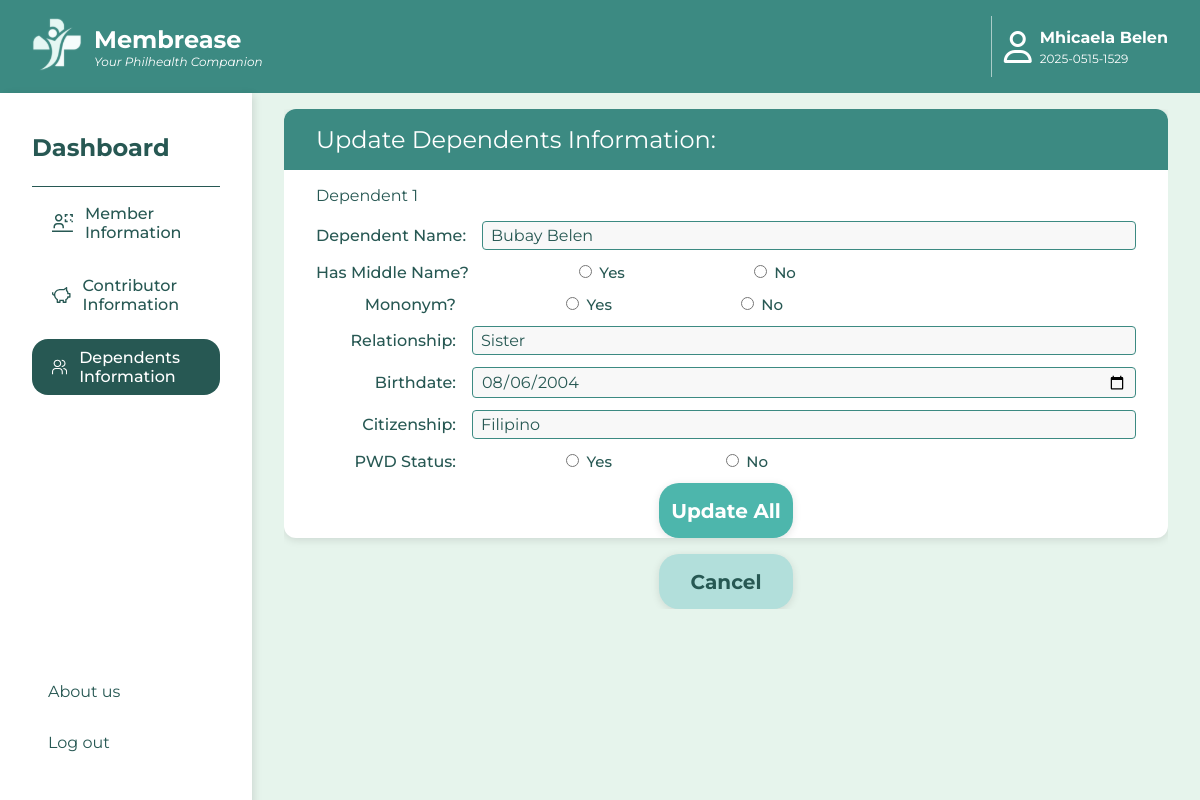
The page /updateDependents.php (signed in) on the database its author committed.
### tables this page shows
CREATE TABLE `memberdetails` (
  `PIN` varchar(20) NOT NULL,
  `pkp` varchar(60) DEFAULT NULL,
  `memberName` varchar(100) NOT NULL,
  `memberMiddleName` char(3) DEFAULT NULL,
  `memberMononym` char(3) DEFAULT NULL,
  `motherMaidenName` varchar(100) NOT NULL,
  `motherMaidenMiddleName` char(3) NOT NULL,
  `mmaidenMononym` char(3) NOT NULL,
  `spouseID` varchar(10) DEFAULT NULL,
  `birthdate` date NOT NULL,
  `birthplace` varchar(100) NOT NULL,
  `sex` char(1) NOT NULL,
  `civilStatus` char(2) NOT NULL,
  `citizenship` varchar(50) NOT NULL,
  `philsysID` varchar(20) DEFAULT NULL,
  `tinID` varchar(15) DEFAULT NULL,
  `permaHomeAddress` varchar(250) NOT NULL,
  `mailingAddress` varchar(250) DEFAULT NULL,
  `homePhoneNo` varchar(15) NOT NULL,
  `mobileNo` varchar(15) NOT NULL,
  `directNo` varchar(15) DEFAULT NULL,
  `emailAdd` varchar(100) NOT NULL,
  `contributorType` varchar(50) NOT NULL,
  `profession` varchar(100) NOT NULL,
  `monthlyIncome` decimal(10,2) NOT NULL,
  `incomeProof` char(4) DEFAULT NULL,
  PRIMARY KEY (`PIN`),
  KEY `spouseID` (`spouseID`),
  CONSTRAINT `chk_civil_status` CHECK ((`civilStatus` in (_utf8mb3'S',_utf8mb3'M',_utf8mb3'W',_utf8mb3'A',_utf8mb3'LS'))),
  CONSTRAINT `chk_contributorType` CHECK ((`contributorType` in (_utf8mb3'Direct',_utf8mb3'Indirect'))),
  CONSTRAINT `chk_income_proof` CHECK ((`incomeProof` in (_utf8mb3'ITR',_utf8mb3'COE',_utf8mb3'PA',_utf8mb3'NONE'))),
  CONSTRAINT `chk_sex` CHECK ((`sex` in (_utf8mb3'M',_utf8mb3'F')))
);

CREATE TABLE `dependents` (
  `PIN` varchar(20) NOT NULL,
  `depID` varchar(10) NOT NULL,
  `depName` varchar(100) NOT NULL,
  `depMiddleName` char(3) DEFAULT NULL,
  `depMononym` char(3) DEFAULT NULL,
  `depPWD` char(3) DEFAULT NULL,
  `relationship` varchar(50) NOT NULL,
  `depBirthdate` date NOT NULL,
  `depCitizenship` varchar(50) NOT NULL,
  PRIMARY KEY (`PIN`,`depID`),
  CONSTRAINT `fk_dependents_member` FOREIGN KEY (`PIN`) REFERENCES `memberdetails` (`PIN`) ON DELETE CASCADE ON UPDATE CASCADE
);

### updateDependents.php (the view, shortened to what this page needs)
<?php
include 'config.php';
$pin = $_SESSION['userPIN'];
$member = [];
if ($pin) {
    $stmt = $conn->prepare("SELECT * FROM memberdetails WHERE PIN = ?");
    $stmt->bind_param("s", $pin);
    $stmt->execute();
    $result = $stmt->get_result();
    $member = $result->fetch_assoc();
}
$dependents = [];
if ($pin) {
    $stmt = $conn->prepare("SELECT * FROM dependents WHERE PIN = ?");
    $stmt->bind_param("s", $pin);
    $stmt->execute();
    $result = $stmt->get_result();
    while ($row = $result->fetch_assoc()) {
        $dependents[] = $row;
    }
}
?>
<!DOCTYPE html>
<html lang="en">
<head>
    <link rel="stylesheet" href="css/dashboard.css">
    <link rel="stylesheet" href="https://cdnjs.cloudflare.com/ajax/libs/font-awesome/6.6.0/css/all.min.css" />
</head>
<body>
    <div class="parent">
        <div class="topbar">
            <a href="dashboard.php">
                <div class="logo">
                    <div class="logo-picture">
                    </div>
                    <div class="logo-title">
                        <div>Membrease</div>
                        <div>Your Philhealth Companion</div>
                    </div>
                </div>
            </a>
            <div class="account">
                <div class="profile-picture">
                    <i class="fa-regular fa-user"></i>
                </div>
                <div class="member-name-id-wrapper">
                    <div class="member-name">
                        <div><?php echo htmlspecialchars($member['memberName'] ?? "Not available"); ?></div>
                    </div>
                    <div class="member-id">
                        <div><?php echo htmlspecialchars($member['PIN'] ?? "Not available"); ?></div>
                    </div>
                </div>
            </div>
        </div>
        <main class="main">
            <section class="sidebar">
                <div class="sidebar-title">
                    <p>Dashboard</p>
                </div>
                <div class="sidebar-tools">
                        <div class="member-information content-panel " data-section="member-information" onclick="window.location.href='dashboard.php'">
                            Member Information
                    </div>
                        <div class="contributor-information content-panel" data-section="contributor-information" onclick="window.location.href='contributorDisplay.php'">
                            Contributor Information
                    </div>
                        <div class="dependents-information content-panel active" data-section="dependents-information" onclick="window.location.href='dependentsDisplay.php'">
                            Dependents Information
                    </div>
                 </div>
                 <div class="about-out">
                    <div class="about-us" onclick="window.location.href='about-us.php'">
                        <div>About us</div>
                    </div>
                    <div class="log-out">
                        <div onclick="window.location.href='index.php'">Log out</div>
                    </div>
                </div>
            </section>
            <section class="dashboard">
                <div class="section-4" style="overflow: auto;">
                    <div class="update-information">
                        <div class="update-information-title">Update Dependents Information:</div>
                        <div class="update-information-list">
                            <form method="POST">
                                <?php if (empty($dependents)): ?>
                                    <p>No dependents found. <a href="add_dependent.php">Add a dependent</a></p>
                                <?php else: ?>
                                    <?php foreach ($dependents as $index => $dependent): ?>
                                        <div class="update-dependent-information">
                                            <p>Dependent <?= $index + 1 ?></p>
                                            <div class="dependent-name">
                                                <div class="form-group">
                                                    <label>Dependent Name:</label>
                                                    <input type="text"
                                                           name="dependents[<?= $dependent['depID'] ?>][depName]"
                                                           value="<?= htmlspecialchars($dependent['depName'] ?? '') ?>"
                                                           class="form-control" required>
                                                </div>
                                            </div>
                                            <div class="dependent-middle-name">
                                                <div class="form-group">
                                                    <label>Has Middle Name?</label>
                                                    <div class="options">
                                                        <label>
                                                            <input type="radio"
                                                                name="dependents[<?= $dependent['depID'] ?>][depMiddleName]"
                                                                value="YES"
                                                                <?= (isset($dependent['depMiddleName']) && $dependent['depMiddleName'] == 'YES') ? 'checked' : '' ?>>
                                                            Yes
                                                        </label>
                                                        <label style="margin-left: 1em;">
                                                            <input type="radio"
                                                                name="dependents[<?= $dependent['depID'] ?>][depMiddleName]"
                                                                value="NO"
                                                                <?= (isset($dependent['depMiddleName']) && $dependent['depMiddleName'] == 'NO') ? 'checked' : '' ?>>
                                                            No
                                                        </label>
                                                    </div>
                                                </div>
                                            </div>
                                            <div class="dependent-mononym">
                                                <div class="form-group">
                                                    <label>Mononym?</label>
                                                    <div class="options">
                                                        <label>
                                                            <input type="radio"
                                                                name="dependents[<?= $dependent['depID'] ?>][depMononym]"
                                                                value="YES"
                                                                <?= (isset($dependent['depMononym']) && $dependent['depMononym'] == 'YES') ? 'checked' : '' ?>>
                                                            Yes
                                                        </label>
                                                        <label style="margin-left: 1em;">
                                                            <input type="radio"
                                                                name="dependents[<?= $dependent['depID'] ?>][depMononym]"
                                                                value="NO"
                                                                <?= (isset($dependent['depMononym']) && $dependent['depMononym'] == 'NO') ? 'checked' : '' ?>>
                                                            No
                                                        </label>
                                                    </div>
                                                </div>
                                            </div>
                                            <div class="relationship">
                                                <div class="form-group">
                                                    <label>Relationship:</label>
                                                    <input type="text"
                                                        name="dependents[<?= $dependent['depID'] ?>][relationship]"
                                                        value="<?= htmlspecialchars($dependent['relationship'] ?? '') ?>"
                                                        class="form-control"
                                                        required
                                                        placeholder="Enter relationship">
                                                </div>
                                            </div>
                                            <div class="dependent-birthdate">
                                                <div class="form-group">
                                                    <label>Birthdate:</label>
                                                    <input type="date"
                                                           name="dependents[<?= $dependent['depID'] ?>][depBirthdate]"
                                                           value="<?= htmlspecialchars($dependent['depBirthdate'] ?? '') ?>"
                                                           class="form-control" required>
                                                </div>
                                            </div>
                                            <div class="Citizenship">
                                                <div class="form-group">
                                                    <label>Citizenship:</label>
                                                    <input type="text"
                                                        name="dependents[<?= $dependent['depID'] ?>][depCitizenship]"
                                                        value="<?= htmlspecialchars($dependent['depCitizenship'] ?? '') ?>"
                                                        class="form-control"
                                                        required
                                                        placeholder="Enter citizenship">
                                                </div>
                                            </div>
                                            <div class="disability-status">
                                                <div class="form-group">
                                                    <label>PWD Status:</label>
                                                    <div class="pwd-input">
                                                        <div class="options">
                                                            <label><input type="radio"
                                                                         name="dependents[<?= $dependent['depID'] ?>][depPWD]"
                                                                         value="YES"
                                                                         <?= (isset($dependent['depPWD']) && $dependent['depPWD'] == 'YES') ? 'checked' : '' ?>> Yes</label>
                                                            <label><input type="radio"
                                                                         name="dependents[<?= $dependent['depID'] ?>][depPWD]"
                                                                         value="NO"
                                                                         <?= (isset($dependent['depPWD']) && $dependent['depPWD'] == 'NO') ? 'checked' : '' ?>> No</label>
                                                        </div>
                                                    </div>
                                                </div>
                                            </div>
                                        </div>
                                    <?php endforeach; ?>
                                <?php endif; ?>
                                <?php if (!empty($dependents)): ?>
                                    <button class="save-button" type="submit">Update All</button>
                                <?php endif; ?>
                            </form>
                        </div>
                    </div>
                    <div style="display:flex; justify-content: space-between;">
                        <button class="cancel-button" onclick="window.location.href='dependentsDisplay.php'">Cancel</button>
                    </div>
                </div>
            </section>
        </main>
    </div>
</body>
</html>

### rows shown on the page
memberdetails: memberName "Mhicaela Belen", PIN "2025-0515-1529"
dependents: depName "Bubay Belen", depMiddleName "☐ Yes", depMiddleName "☐ No", depMononym "☐ Yes", depMononym "☐ No", depID+relationship "Sister", depBirthdate "08/06/2004", depID+depCitizenship "Filipino", depPWD "☐ Yes", depPWD "☐ No"
